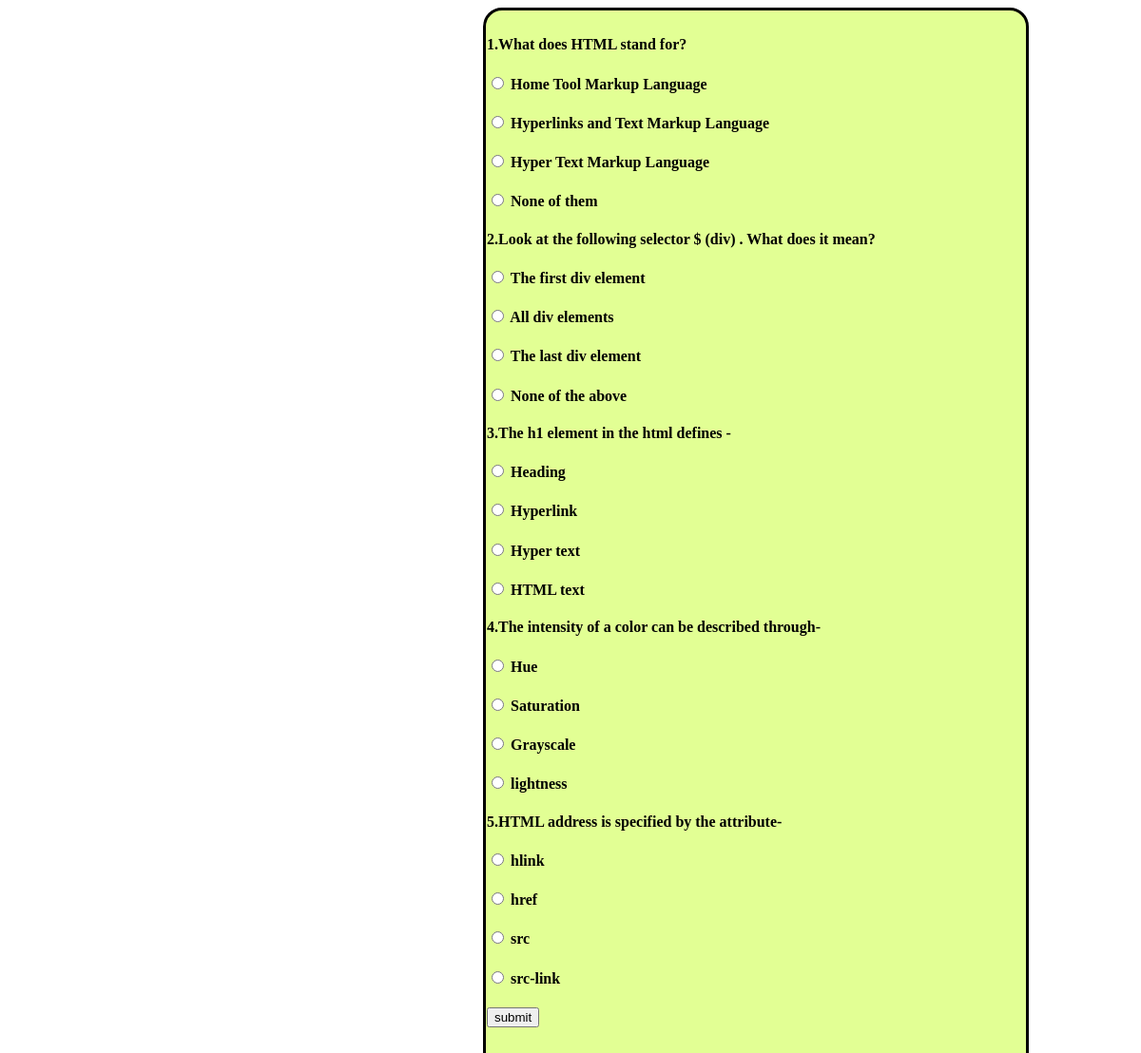
Page /html1.php on the committed database.
### tables this page shows
CREATE TABLE `question` (
  `qid` int(255) NOT NULL,
  `question` varchar(255) DEFAULT NULL,
  `aid` int(255) DEFAULT NULL
);

CREATE TABLE `answers` (
  `aid` int(255) NOT NULL,
  `answers` varchar(255) DEFAULT NULL,
  `ans_id` int(255) DEFAULT NULL
);

### html1.php (the view)
<html>
<head>
<link rel="stylesheet" href="style.css">
</head>
<body>
    <div class ="outer1">
    <form action="checkhtml.php" method="POST">
        <?php
        $con = mysqli_connect('localhost', 'root');
        mysqli_select_db($con, 'quizdatabases');
        $q = "select * from question where qid=1 ";
        $query = mysqli_query($con, $q);
        while ($rows = mysqli_fetch_array($query)) {
        ?>
            <h4>
                <?php
                echo "1.".$rows['question'];
                ?>
            </h4>
            <?php
            $q = "select * from answers where ans_id=1 ";
            $query = mysqli_query($con, $q);
            while ($rows = mysqli_fetch_array($query)) {
            ?>
                <h4>
                    <input type="radio" name="<?php echo $rows['ans_id']; ?>">
                    <?php echo $rows['answers']; ?>
                </h4>
        <?php
            }
        }
        ?>
        <?php
        $q = "select * from question where qid=2 ";
        $query = mysqli_query($con, $q);
        while ($rows = mysqli_fetch_array($query)) {
        ?>
            <h4>
                <?php
                echo "2.".$rows['question'];
                ?>
            </h4>
            <?php
            $q = "select * from answers where ans_id=2 ";
            $query = mysqli_query($con, $q);
            while ($rows = mysqli_fetch_array($query)) {
            ?>
                <h4>
                    <input type="radio" name="<?php echo $rows['ans_id']; ?>" >
                    <?php echo $rows['answers']; ?>
                </h4>
        <?php
            }
        }
        ?>
        <?php
        $q = "select * from question where qid=3 ";
        $query = mysqli_query($con, $q);
        while ($rows = mysqli_fetch_array($query)) {
        ?>
            <h4>
                <?php
                echo "3.".$rows['question'];
                ?>
            </h4>
            <?php
            $q = "select * from answers where ans_id=3 ";
            $query = mysqli_query($con, $q);
            while ($rows = mysqli_fetch_array($query)) {
            ?>
                <h4>
                    <input type="radio" name="<?php echo $rows['ans_id']; ?>">
                    <?php echo $rows['answers']; ?>
                </h4>
        <?php
            }
        }
        ?>
         <?php
        $q = "select * from question where qid=4 ";
        $query = mysqli_query($con, $q);
        while ($rows = mysqli_fetch_array($query)) {
        ?>
            <h4>
                <?php
                echo "4.".$rows['question'];
                ?>
            </h4>
            <?php
            $q = "select * from answers where ans_id=4 ";
            $query = mysqli_query($con, $q);
            while ($rows = mysqli_fetch_array($query)) {
            ?>
                <h4>
                    <input type="radio" name="<?php echo $rows['ans_id']; ?>">
                    <?php echo $rows['answers']; ?>
                </h4>
        <?php
            }
        }
        ?>
        <?php
        $q = "select * from question where qid=5 ";
        $query = mysqli_query($con, $q);
        while ($rows = mysqli_fetch_array($query)) {
        ?>
            <h4>
                <?php
                echo "5.".$rows['question'];
                ?>
            </h4>
            <?php
            $q = "select * from answers where ans_id=5 ";
            $query = mysqli_query($con, $q);
            while ($rows = mysqli_fetch_array($query)) {
            ?>
                <h4>
                    <input type="radio" name="<?php echo $rows['ans_id']; ?>">
                    <?php echo $rows['answers']; ?>
                </h4>
        <?php
            }
        }
        ?>
        <input type="submit" name="submit" value="submit">
        </form>
    </div>
</body>
</html>

### style.css (style rules this page uses)
.outer1 { background-color: rgba(221, 255, 127, 0.832); height: 34cm; width: 15cm; margin-left: 500px; padding-left: 1px; padding-top: 6px; text-align: left; border-radius: 20px; border-style: solid; }

### rows in the picture
question: question "What does HTML stand for?"
answers: answers "Home Tool Markup Language"
answers: answers "Hyperlinks and Text Markup Language"
answers: answers "Hyper Text Markup Language"
answers: answers "None of them"
question: question "Look at the following selector $ (div) . What does it mean?"
answers: answers "The first div element"
answers: answers "All div elements"
answers: answers "The last div element"
answers: answers "None of the above"
question: question "The h1 element in the html defines -"
answers: answers "Heading"
answers: answers "Hyperlink"
answers: answers "Hyper text"
answers: answers "HTML text"
question: question "The intensity of a color can be described through-"
answers: answers "Hue"
answers: answers "Saturation"
answers: answers "Grayscale"
answers: answers "lightness"
question: question "HTML address is specified by the attribute-"
answers: answers "hlink"
answers: answers "href"
answers: answers "src"
answers: answers "src-link"
